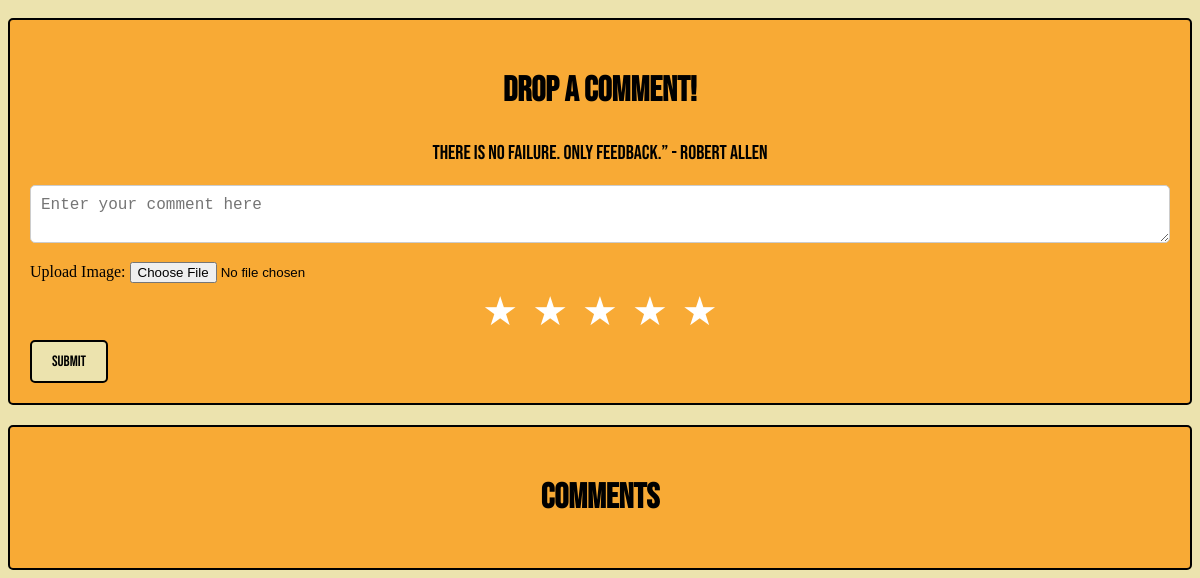
The page /user/1/recipe/3 (signed in, lower part) on the database as committed earlier.
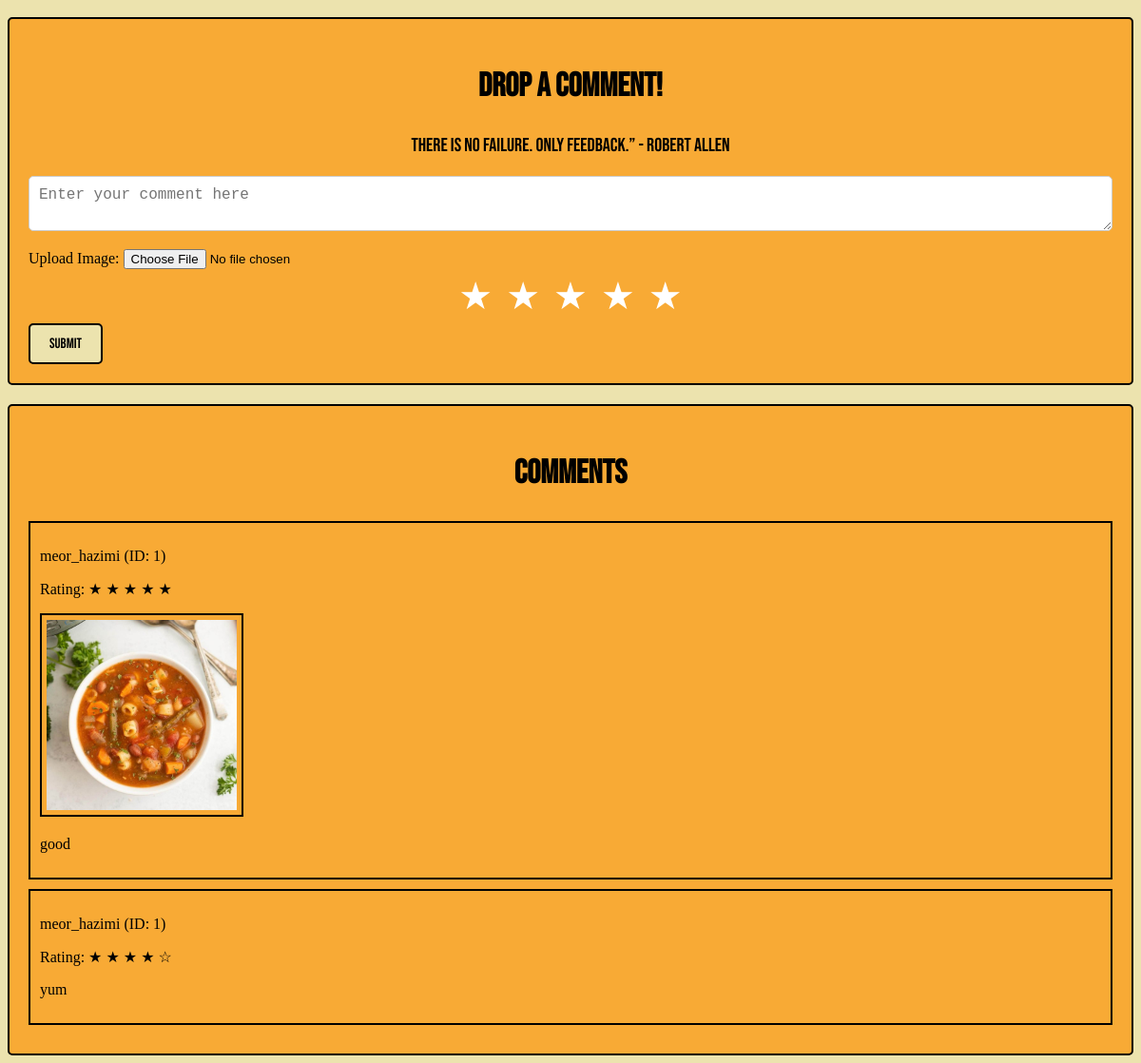
The same page on the database as committed later.
### models.py (models this page shows, shortened)
class Comment(db.Model):
    id = db.Column(db.Integer, primary_key=True)
    comment = db.Column(db.Text, nullable=False)
    rating = db.Column(db.Integer, nullable=False)
    image_url = db.Column(db.String(255))
    submitted_by = db.Column(db.String(100), nullable=False)
    recipe_id = db.Column(db.Integer, db.ForeignKey('recipe.id'), nullable=False)
    user_id = db.Column(db.Integer, db.ForeignKey('user.id'), nullable=False)
    user = db.relationship('User', backref=db.backref('recipe', lazy=True))

### main.py (the view)
@app.route("/user/<int:user_id>/recipe/<int:recipe_id>")
def recipe(user_id,recipe_id):
    if "user_id" not in session or session["user_id"] != user_id:
        return redirect(url_for("login"))
    user = User.query.get_or_404(user_id)
    recipe = Recipe.query.get_or_404(recipe_id)
    comments = Comment.query.filter_by(recipe_id=recipe_id).all()
    return render_template("recipe.html", user=user, recipe=recipe, comments=comments)

### templates/recipe.html (shortened to what this page needs)
<!DOCTYPE html>
<html>
<head>
</head>
<body>
    <div class="comment-box">
        <h2>Drop A Comment!</h2>
        <p>There is no failure. Only feedback.” - Robert Allen</p>
        <form action="{{ url_for('submit_comment', user_id=user.id, recipe_id=recipe.id) }}" method="post" enctype="multipart/form-data">
            <textarea name="comment" placeholder="Enter your comment here" class="input-field"></textarea>
            <label for="image">Upload Image:</label>
            <input type="file" name="image" accept="image/*" >
            <div class="rating">
                <label for="star5"></label>
                <label for="star4"></label>
                <label for="star3"></label>
                <label for="star2"></label>
                <label for="star1"></label>
            </div>
            <input type="submit" value="SUBMIT" class="submit-button">
        </form>
    </div>
    <div class="comment-section">
        <h2>Comments</h2>
        {% for comment in comments %}
        <div class="comment">
            <div class="comment-content">
                <p>{{ comment.submitted_by }}</p>
                <p>Rating:
                    {% for i in range(comment.rating) %}
                        &#9733;
                    {% endfor %}
                    {% for i in range(5 - comment.rating) %}
                        &#9734;
                    {% endfor %}
                </p>
                {% if comment.image_url %}
                    <img src="/static/{{ comment.image_url }}" alt="Comment Image">
                {% endif %}
                <p>{{ comment.comment }}</p>
            </div>
        </div>
        {% endfor %}
    </div>
</body>
</html>

### templates/recipe.html (style rules this page uses)
body { background-color: #ece3ae; }
.comment-box { background-color: #f8aa35; border: 2px solid #000; border-radius: 5px; padding: 20px; margin-top: 20px; }
.comment-box h2 { text-align: center; font-family: 'Bebas Neue', sans-serif; font-size: 35px; }
.comment-box p { text-align: center; font-family: 'Bebas Neue', sans-serif; font-size: 20px; }
.input-field { width: 100%; padding: 10px; margin-bottom: 15px; border: 1px solid #ccc; border-radius: 5px; box-sizing: border-box; font-size: 16px; }
.rating { unicode-bidi: bidi-override; direction: rtl; text-align: center; }
.rating > label { display: inline-block; padding: 5px; font-size: 40px; color: #ffffff; cursor: pointer; }
.rating > label:before { content: "\2605"; }
.submit-button { padding: 10px 20px; background: #ece3ae; border: 2px solid #000000; border-radius: 5px; cursor: pointer; text-align: center; font-family: 'Bebas Neue', sans-serif; font-size: 15px; transition: background-color 0.3s; z-index: 1; }
.comment-section { background-color: #f8aa35; border: 2px solid #000; border-radius: 5px; padding: 20px; margin-top: 20px; }
.comment-section h2 { text-align: center; font-family: 'Bebas Neue', sans-serif; font-size: 35px; }
.comment { border: 2px solid #000000; padding: 10px; margin-bottom: 10px; }
.comment-section img { max-width: 200px; height: auto; border: 2px solid #000; padding: 5px; }

Rows that differ between the two databases and show on the page:
added Comment: submitted_by "meor_hazimi (ID: 1)", rating 5 (drawn), image_url (picture), comment "good"
added Comment: submitted_by "meor_hazimi (ID: 1)", rating 4 (drawn), comment "yum"
